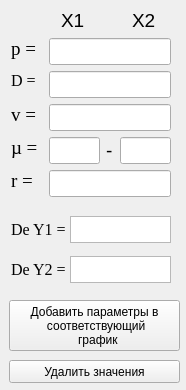
<?xml version="1.0" encoding="UTF-8"?>
<ui version="4.0">
 <class>dean_menu_nu</class>
 <widget class="QWidget" name="dean_menu_nu">
  <property name="geometry">
   <rect>
    <x>0</x>
    <y>0</y>
    <width>186</width>
    <height>390</height>
   </rect>
  </property>
  <property name="windowTitle">
   <string>Form</string>
  </property>
  <widget class="QLineEdit" name="lineEdit_v_x1">
   <property name="geometry">
    <rect>
     <x>49</x>
     <y>104</y>
     <width>122</width>
     <height>27</height>
    </rect>
   </property>
   <property name="font">
    <font>
     <family>Times New Roman</family>
     <pointsize>10</pointsize>
     <weight>50</weight>
     <bold>false</bold>
    </font>
   </property>
   <property name="toolTip">
    <string>&lt;html&gt;&lt;head/&gt;&lt;body&gt;&lt;p&gt;Введите число от 1000,00 до 5000,00&lt;/p&gt;&lt;/body&gt;&lt;/html&gt;</string>
   </property>
  </widget>
  <widget class="QLabel" name="label_nu_De">
   <property name="geometry">
    <rect>
     <x>11</x>
     <y>137</y>
     <width>32</width>
     <height>21</height>
    </rect>
   </property>
   <property name="font">
    <font>
     <family>Times New Roman</family>
     <pointsize>14</pointsize>
    </font>
   </property>
   <property name="text">
    <string>µ = </string>
   </property>
  </widget>
  <widget class="QTextEdit" name="textEdit_De_y1">
   <property name="geometry">
    <rect>
     <x>70</x>
     <y>216</y>
     <width>101</width>
     <height>27</height>
    </rect>
   </property>
   <property name="font">
    <font>
     <pointsize>10</pointsize>
     <weight>50</weight>
     <bold>false</bold>
    </font>
   </property>
   <property name="readOnly">
    <bool>true</bool>
   </property>
  </widget>
  <widget class="QLabel" name="label_v">
   <property name="geometry">
    <rect>
     <x>11</x>
     <y>104</y>
     <width>32</width>
     <height>21</height>
    </rect>
   </property>
   <property name="font">
    <font>
     <family>Times New Roman</family>
     <pointsize>14</pointsize>
    </font>
   </property>
   <property name="text">
    <string>v =</string>
   </property>
  </widget>
  <widget class="QLineEdit" name="lineEdit_p_x1">
   <property name="geometry">
    <rect>
     <x>49</x>
     <y>38</y>
     <width>122</width>
     <height>27</height>
    </rect>
   </property>
   <property name="font">
    <font>
     <family>Times New Roman</family>
     <pointsize>10</pointsize>
     <weight>50</weight>
     <bold>false</bold>
    </font>
   </property>
   <property name="toolTip">
    <string>&lt;html&gt;&lt;head/&gt;&lt;body&gt;&lt;p&gt;Введите число от 1000,00 до 5000,00&lt;/p&gt;&lt;/body&gt;&lt;/html&gt;</string>
   </property>
  </widget>
  <widget class="QLineEdit" name="lineEdit_nu_De_x1">
   <property name="geometry">
    <rect>
     <x>49</x>
     <y>137</y>
     <width>51</width>
     <height>27</height>
    </rect>
   </property>
   <property name="font">
    <font>
     <family>Times New Roman</family>
     <pointsize>10</pointsize>
     <weight>50</weight>
     <bold>false</bold>
    </font>
   </property>
   <property name="toolTip">
    <string>&lt;html&gt;&lt;head/&gt;&lt;body&gt;&lt;p&gt;Введите число от 1000,00 до 5000,00&lt;/p&gt;&lt;/body&gt;&lt;/html&gt;</string>
   </property>
  </widget>
  <widget class="QLabel" name="label_D">
   <property name="geometry">
    <rect>
     <x>11</x>
     <y>71</y>
     <width>32</width>
     <height>19</height>
    </rect>
   </property>
   <property name="font">
    <font>
     <family>Times New Roman</family>
     <pointsize>12</pointsize>
    </font>
   </property>
   <property name="text">
    <string>D = </string>
   </property>
  </widget>
  <widget class="QLabel" name="label_De">
   <property name="geometry">
    <rect>
     <x>11</x>
     <y>220</y>
     <width>61</width>
     <height>19</height>
    </rect>
   </property>
   <property name="font">
    <font>
     <family>Times New Roman</family>
     <pointsize>12</pointsize>
    </font>
   </property>
   <property name="text">
    <string>De Y1 = </string>
   </property>
  </widget>
  <widget class="QLabel" name="label_r">
   <property name="geometry">
    <rect>
     <x>11</x>
     <y>170</y>
     <width>32</width>
     <height>21</height>
    </rect>
   </property>
   <property name="font">
    <font>
     <family>Times New Roman</family>
     <pointsize>14</pointsize>
    </font>
   </property>
   <property name="text">
    <string>r = </string>
   </property>
  </widget>
  <widget class="QLineEdit" name="lineEdit_D_x1">
   <property name="geometry">
    <rect>
     <x>49</x>
     <y>71</y>
     <width>122</width>
     <height>27</height>
    </rect>
   </property>
   <property name="font">
    <font>
     <family>Times New Roman</family>
     <pointsize>10</pointsize>
     <weight>50</weight>
     <bold>false</bold>
    </font>
   </property>
   <property name="toolTip">
    <string>&lt;html&gt;&lt;head/&gt;&lt;body&gt;&lt;p&gt;Введите число от 1000,00 до 5000,00&lt;/p&gt;&lt;/body&gt;&lt;/html&gt;</string>
   </property>
  </widget>
  <widget class="QLabel" name="label_p">
   <property name="geometry">
    <rect>
     <x>11</x>
     <y>38</y>
     <width>32</width>
     <height>21</height>
    </rect>
   </property>
   <property name="font">
    <font>
     <family>Times New Roman</family>
     <pointsize>14</pointsize>
    </font>
   </property>
   <property name="text">
    <string>p =</string>
   </property>
  </widget>
  <widget class="QLineEdit" name="lineEdit_r_x1">
   <property name="geometry">
    <rect>
     <x>49</x>
     <y>170</y>
     <width>122</width>
     <height>27</height>
    </rect>
   </property>
   <property name="font">
    <font>
     <family>Times New Roman</family>
     <pointsize>10</pointsize>
     <weight>50</weight>
     <bold>false</bold>
    </font>
   </property>
   <property name="toolTip">
    <string>&lt;html&gt;&lt;head/&gt;&lt;body&gt;&lt;p&gt;Введите число от 1000,00 до 5000,00&lt;/p&gt;&lt;/body&gt;&lt;/html&gt;</string>
   </property>
  </widget>
  <widget class="QPushButton" name="Value_delete">
   <property name="geometry">
    <rect>
     <x>9</x>
     <y>360</y>
     <width>171</width>
     <height>23</height>
    </rect>
   </property>
   <property name="font">
    <font>
     <pointsize>9</pointsize>
    </font>
   </property>
   <property name="text">
    <string>Удалить значения</string>
   </property>
  </widget>
  <widget class="QPushButton" name="add_parametrs_to_the_corresponding_graph_Dean">
   <property name="geometry">
    <rect>
     <x>9</x>
     <y>300</y>
     <width>171</width>
     <height>51</height>
    </rect>
   </property>
   <property name="font">
    <font>
     <pointsize>9</pointsize>
    </font>
   </property>
   <property name="text">
    <string>Добавить параметры в 
 соответствующий 
  график</string>
   </property>
  </widget>
  <widget class="QTextEdit" name="textEdit_De_y2">
   <property name="geometry">
    <rect>
     <x>70</x>
     <y>256</y>
     <width>101</width>
     <height>27</height>
    </rect>
   </property>
   <property name="font">
    <font>
     <pointsize>10</pointsize>
     <weight>50</weight>
     <bold>false</bold>
    </font>
   </property>
   <property name="readOnly">
    <bool>true</bool>
   </property>
  </widget>
  <widget class="QLineEdit" name="lineEdit_nu_De_x2">
   <property name="geometry">
    <rect>
     <x>120</x>
     <y>137</y>
     <width>51</width>
     <height>27</height>
    </rect>
   </property>
   <property name="font">
    <font>
     <family>Times New Roman</family>
     <pointsize>10</pointsize>
     <weight>50</weight>
     <bold>false</bold>
    </font>
   </property>
   <property name="toolTip">
    <string>&lt;html&gt;&lt;head/&gt;&lt;body&gt;&lt;p&gt;Введите число от 1000,00 до 5000,00&lt;/p&gt;&lt;/body&gt;&lt;/html&gt;</string>
   </property>
  </widget>
  <widget class="QLabel" name="label_4">
   <property name="geometry">
    <rect>
     <x>106</x>
     <y>137</y>
     <width>16</width>
     <height>27</height>
    </rect>
   </property>
   <property name="font">
    <font>
     <pointsize>14</pointsize>
    </font>
   </property>
   <property name="text">
    <string>-</string>
   </property>
  </widget>
  <widget class="QLabel" name="label_X1">
   <property name="geometry">
    <rect>
     <x>61</x>
     <y>10</y>
     <width>31</width>
     <height>20</height>
    </rect>
   </property>
   <property name="font">
    <font>
     <pointsize>14</pointsize>
    </font>
   </property>
   <property name="text">
    <string>X1</string>
   </property>
  </widget>
  <widget class="QLabel" name="label_X2">
   <property name="geometry">
    <rect>
     <x>132</x>
     <y>10</y>
     <width>31</width>
     <height>20</height>
    </rect>
   </property>
   <property name="font">
    <font>
     <pointsize>14</pointsize>
    </font>
   </property>
   <property name="text">
    <string>X2</string>
   </property>
  </widget>
  <widget class="QLabel" name="label_De_2">
   <property name="geometry">
    <rect>
     <x>11</x>
     <y>260</y>
     <width>61</width>
     <height>19</height>
    </rect>
   </property>
   <property name="font">
    <font>
     <family>Times New Roman</family>
     <pointsize>12</pointsize>
    </font>
   </property>
   <property name="text">
    <string>De Y2 = </string>
   </property>
  </widget>
 </widget>
 <resources/>
 <connections/>
</ui>
